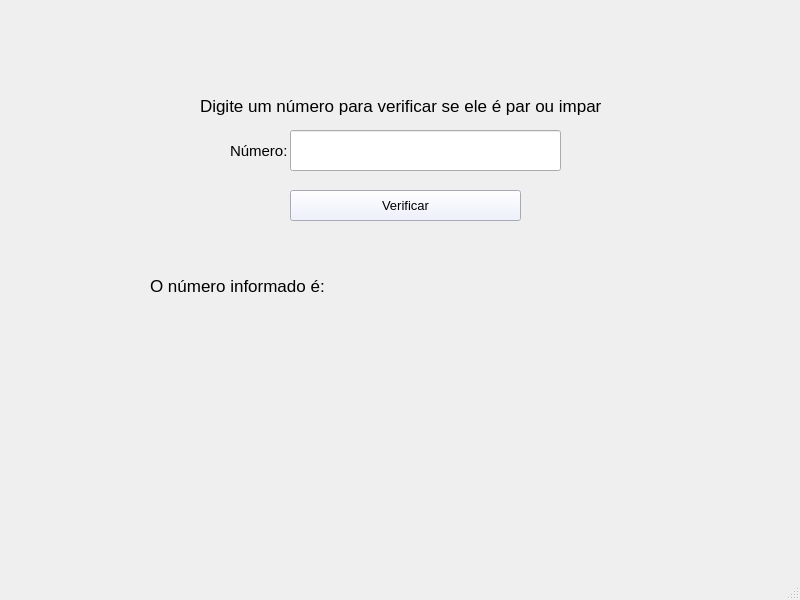
<?xml version="1.0" encoding="UTF-8"?>
<ui version="4.0">
 <class>MainWindow</class>
 <widget class="QMainWindow" name="MainWindow">
  <property name="geometry">
   <rect>
    <x>0</x>
    <y>0</y>
    <width>800</width>
    <height>600</height>
   </rect>
  </property>
  <property name="windowTitle">
   <string>MainWindow</string>
  </property>
  <widget class="QWidget" name="centralwidget">
   <widget class="QLabel" name="labelNum">
    <property name="geometry">
     <rect>
      <x>230</x>
      <y>130</y>
      <width>61</width>
      <height>41</height>
     </rect>
    </property>
    <property name="font">
     <font>
      <family>Arial</family>
      <pointsize>11</pointsize>
     </font>
    </property>
    <property name="text">
     <string>Número:</string>
    </property>
   </widget>
   <widget class="QLineEdit" name="lineEditNum">
    <property name="geometry">
     <rect>
      <x>290</x>
      <y>130</y>
      <width>271</width>
      <height>41</height>
     </rect>
    </property>
    <property name="font">
     <font>
      <family>Arial</family>
      <pointsize>12</pointsize>
     </font>
    </property>
   </widget>
   <widget class="QLabel" name="labelDescricao">
    <property name="geometry">
     <rect>
      <x>200</x>
      <y>90</y>
      <width>401</width>
      <height>31</height>
     </rect>
    </property>
    <property name="font">
     <font>
      <family>Arial</family>
      <pointsize>13</pointsize>
     </font>
    </property>
    <property name="text">
     <string>Digite um número para verificar se ele é par ou impar:</string>
    </property>
   </widget>
   <widget class="QPushButton" name="pushButtonVerificar">
    <property name="geometry">
     <rect>
      <x>290</x>
      <y>190</y>
      <width>231</width>
      <height>31</height>
     </rect>
    </property>
    <property name="font">
     <font>
      <family>Arial</family>
      <pointsize>10</pointsize>
     </font>
    </property>
    <property name="styleSheet">
     <string notr="true">background: #eaedff;</string>
    </property>
    <property name="text">
     <string>Verificar</string>
    </property>
   </widget>
   <widget class="QLabel" name="labelResultado">
    <property name="geometry">
     <rect>
      <x>150</x>
      <y>260</y>
      <width>421</width>
      <height>51</height>
     </rect>
    </property>
    <property name="font">
     <font>
      <family>Arial</family>
      <pointsize>13</pointsize>
     </font>
    </property>
    <property name="text">
     <string>O número informado é: </string>
    </property>
   </widget>
  </widget>
  <widget class="QMenuBar" name="menubar">
   <property name="geometry">
    <rect>
     <x>0</x>
     <y>0</y>
     <width>800</width>
     <height>21</height>
    </rect>
   </property>
  </widget>
  <widget class="QStatusBar" name="statusbar"/>
 </widget>
 <resources/>
 <connections/>
</ui>
